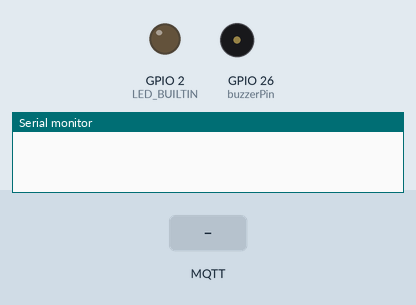
This sketch was run on a simulated ESP32. Shown: output pins drawn as LEDs (lit = HIGH), buzzer (waves = sounding, pin HIGH), the last lines printed to the serial monitor. Dashed ring = blinking. Inputs (shaded band) come from the test bench. WiFi joins after 1.5 s; servers stay silent unless stated; uploads are accepted with an empty reply; no MQTT or app messages arrive unless stated.

Above: at 0.1 s.
At 3.2 s:
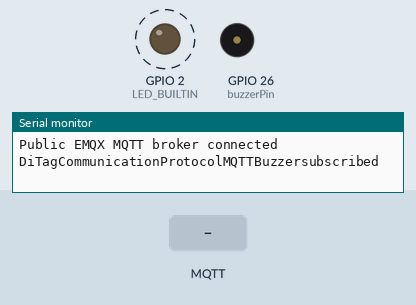
3.3 s: MQTT message "1" arrives on the first subscribed topic
5.7 s: MQTT message "on" arrives on the first subscribed topic
7.9 s: MQTT message "off" arrives on the first subscribed topic
Timing chart, 0 to 16.1 s (numbered marks = the images above; inputs shaded):
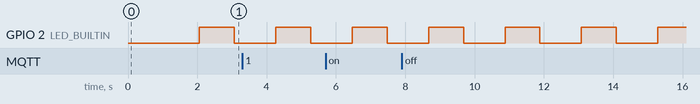

The sketch:

DiTag.ino
```cpp
#include <WiFi.h>
#include <HTTPClient.h>
#include <TinyGPSPlus.h>
#include <SoftwareSerial.h>
#include <PubSubClient.h>
#include <ArduinoJson.h>

#define DEVICE_ID "D0001"
#define RXPin 16
#define TXPin 17
#define buzzerPin 26
#define GPSBaud 9600

// The TinyGPSPlus object
TinyGPSPlus gps;

// The serial connection to the GPS device
SoftwareSerial ss(RXPin, TXPin);

// Wi-Fi setup
const char *ssid = "nando";
const char *password = "satuduatiga";

// MQTT Broker
const char *mqtt_broker = "broker.emqx.io";
const char *topic = "DiTagCommunicationProtocolMQTTBuzzer";
const char *mqtt_username = "emqx";
const char *mqtt_password = "public";
const int mqtt_port = 1883;

WiFiClient espClient;
PubSubClient client(espClient);

// API URL
String apiUrl = "https://api.punca.my.id/coordinate/";

// Timer delay
unsigned long timerDelay = 0;

// firstboot flag
int firstboot = 0;

void setup() {
  // serial setup
  Serial.begin(115200);
  // gps serial setup
  ss.begin(GPSBaud);

  // buzzer setup
  pinMode(buzzerPin, OUTPUT);

  // Connect to Wi-Fi
  WiFi.begin(ssid, password);
  while (WiFi.status() != WL_CONNECTED) {
    delay(1000);
    Serial.println("Connecting to WiFi...");
  }
  Serial.print("Connected to WiFi: ");
  Serial.println(ssid);

  // add device id to url
  apiUrl += DEVICE_ID;

  //connecting to a mqtt broker
  client.setServer(mqtt_broker, mqtt_port);
  client.setCallback(callback);
  while (!client.connected()) {
    String client_id = "esp32-client-";
    client_id += String(WiFi.macAddress());
    Serial.printf("The client %s connects to the public MQTT broker\n", client_id.c_str());
    if (client.connect(client_id.c_str(), mqtt_username, mqtt_password)) {
      Serial.println("Public EMQX MQTT broker connected");
    } else {
      Serial.print("failed with state ");
      Serial.print(client.state());
      delay(2000);
    }
  }
  // Publish and subscribe
  client.publish(topic, "Hi, I'm ESP32 ^^");
  client.subscribe(topic);
  Serial.print(topic);
  Serial.println("subscribed");


  pinMode(LED_BUILTIN, OUTPUT);
  // Serial.println(apiUrl);
}

void loop() {
  client.loop();

  // Subscribe to the topic
  if (!client.connected()) {
    MQTTConnect();
  }

  client.subscribe(topic);

  blinkLED();

  float latitude = -6.248348068393909;
  float longitude = 106.62280329846074;

  if (gps.location.isValid()) {
    latitude = gps.location.lat();
    longitude = gps.location.lng();
  } else {
    Serial.println("GPS not connected");
  }

  updateCoordinate(latitude, longitude);

  // ringBuzzer();

  // delay
  // delay(timerDelay);

  if (firstboot == 1) {
    timerDelay = 180000;  // 3 minutes delay
    firstboot = 0;
    Serial.print("timerDelay updated: ");
    Serial.println(timerDelay);
  }
}

void updateCoordinate(float latitude, float longitude) {
  // Initialize HTTPClient
  HTTPClient http;
  http.setTimeout(1000);

  // Make a PATCH request
  http.begin(apiUrl);
  http.addHeader("Content-Type", "application/json");

  // Create a JSON payload with latitude and longitude
  String patchData = "{\"latitude\":" + String(latitude, 6) + ",\"longitude\":" + String(longitude, 6) + "}";

  int httpCode = http.PATCH(patchData);
  if (httpCode > 0) {
    // HTTP request was successful
    Serial.printf("HTTP Code: %d\n", httpCode);

    // Read the response
    String payload = http.getString();
    Serial.println("Response: " + payload);
  } else {
    Serial.printf("HTTP Error: %s\n", http.errorToString(httpCode).c_str());
  }

  // Close the connection
  http.end();
}

void ringBuzzer() {
  tone(buzzerPin, 1000);  // Send 1KHz sound signal...
  delay(5000);            // ...for 1 sec
  return;
}

void muteBuzzer() {
  noTone(buzzerPin);
  return;
}

void callback(char *topic, byte *payload, unsigned int length) {
  Serial.print("Message arrived in topic: ");
  Serial.println(topic);
  Serial.print("Message: ");
  for (int i = 0; i < length; i++) {
    Serial.print((char)payload[i]);
  }
  Serial.println();

  // Parse the JSON payload
  const size_t capacity = JSON_OBJECT_SIZE(1) + 20; // Adjust the capacity based on your JSON structure
  DynamicJsonDocument doc(capacity);
  deserializeJson(doc, payload);

  // Extract the value associated with the "msg" key
  String receivedMessage = doc["msg"];
  receivedMessage.trim();
  Serial.print("receivedMessage: ");
  Serial.println(receivedMessage);

  String ringString = "Ring " + String(DEVICE_ID);
  String muteString = "Mute " + String(DEVICE_ID);

  // Compare the received message
  if (receivedMessage.equals(ringString)) {
    Serial.println("Ringing...");
    ringBuzzer();
  } else if (receivedMessage.equals(muteString)) {
    Serial.println("Muting...");
    muteBuzzer();
  } else {
    Serial.println("Neither");
  }
}

void MQTTConnect() {
  while (!client.connected()) {
    String client_id = "esp32-client-";
    client_id += String(WiFi.macAddress());
    Serial.printf("The client %s connects to the public MQTT broker\n", client_id.c_str());

    if (client.connect(client_id.c_str(), mqtt_username, mqtt_password)) {
      Serial.println("Public EMQX MQTT broker connected");
      client.subscribe(topic);
    } else {
      Serial.print("failed with state ");
      Serial.print(client.state());
      delay(2000);
    }
  }
}

void blinkLED() {
  digitalWrite(LED_BUILTIN, HIGH);
  delay(1000);
  digitalWrite(LED_BUILTIN, LOW);
  delay(1000);
}
```

Measured:
- by itself, GPIO 2 (LED_BUILTIN): alternates HIGH for 1.0 s and LOW for 1.2 s
